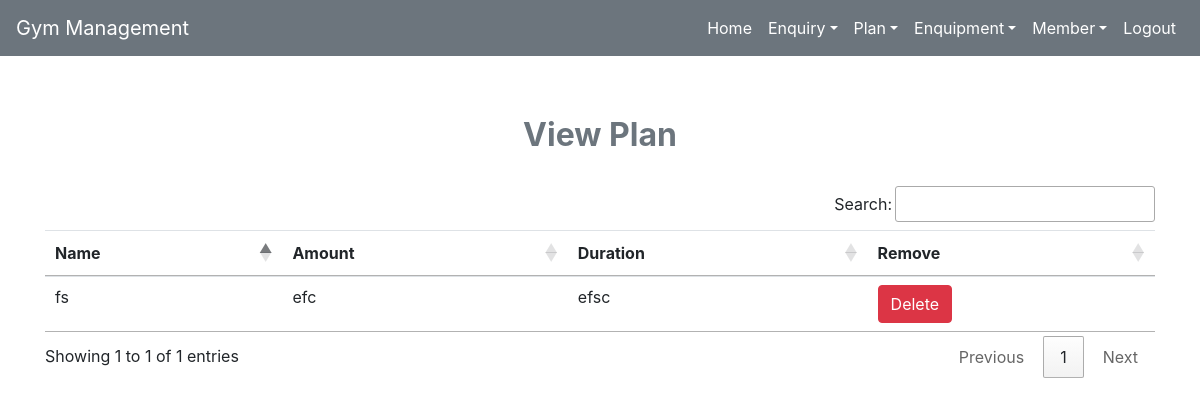
The app's page /view_plan (signed in) with its own data.
### gym/models.py (models this page shows, shortened)
class Plan(models.Model):
    name = models.CharField(max_length=100)
    amount = models.CharField(max_length=10)
    duration = models.CharField(max_length=30)

### gym/views.py (the view)
# urls.py: path('view_plan',View_Plan,name='view_plan'),
def View_Plan(request):
    if not request.user.is_staff:
        return redirect('login')
    plan = Plan.objects.all()
    d = {'plan':plan}
    return render(request,"view_plan.html",d)

### gym/templates/view_plan.html
{% extends 'navigationbar.html' %}
{% block body %}
<body>
<div class="container" style="margin-top:60px;">
    <h2 class="text-center text-secondary font-weight-bold">View Plan</h2><br>
    <table id="table" class="table table-hover">
        <thead>
            <tr>
                <th>Name</th>
                <th>Amount</th>
                <th>Duration</th>
                <th>Remove</th>
            </tr>
        </thead>
        <tbody>
            {% for i in plan %}
            <tr>
                <td>{{i.name}}</td>
                <td>{{i.amount}}</td>
                <td>{{i.duration}}</td>
                <td><a class="btn btn-danger" href="{% url 'delete_plan' i.id %}" onclick="return confirm('Are you want to delete record?')">Delete</a></td>
            </tr>
            {% endfor %}
        </tbody>
    </table>
</div>
</body>
{% endblock %}

### records on screen
Plan: name "fs", amount "efc", duration "efsc"
